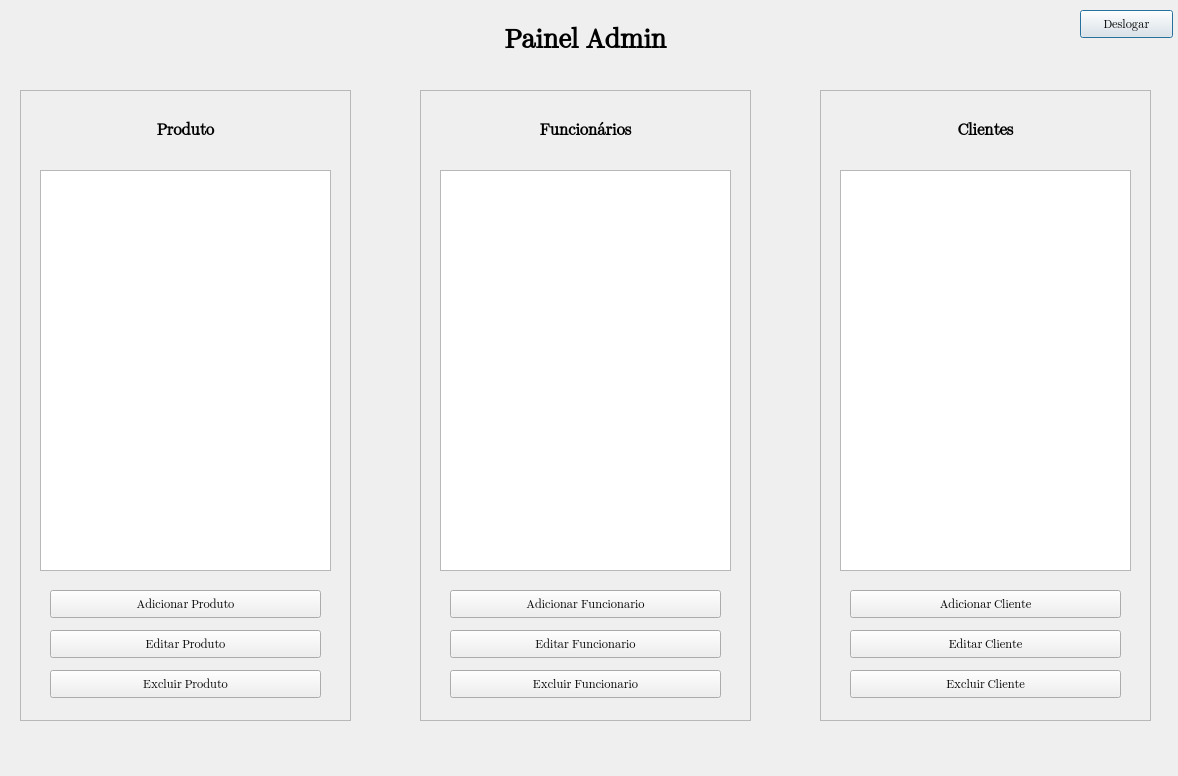
<?xml version="1.0" encoding="UTF-8"?>
<ui version="4.0">
 <class>Dialog</class>
 <widget class="QDialog" name="Dialog">
  <property name="geometry">
   <rect>
    <x>0</x>
    <y>0</y>
    <width>1178</width>
    <height>776</height>
   </rect>
  </property>
  <property name="font">
   <font>
    <family>Twitter Color Emoji</family>
    <bold>false</bold>
   </font>
  </property>
  <property name="windowTitle">
   <string>Dialog</string>
  </property>
  <widget class="QTableView" name="tableView_funcionarios">
   <property name="geometry">
    <rect>
     <x>440</x>
     <y>170</y>
     <width>291</width>
     <height>401</height>
    </rect>
   </property>
  </widget>
  <widget class="QLabel" name="label_titulo">
   <property name="geometry">
    <rect>
     <x>-10</x>
     <y>20</y>
     <width>1191</width>
     <height>41</height>
    </rect>
   </property>
   <property name="font">
    <font>
     <family>Twitter Color Emoji</family>
     <pointsize>20</pointsize>
     <bold>true</bold>
    </font>
   </property>
   <property name="text">
    <string>Painel Admin</string>
   </property>
   <property name="alignment">
    <set>Qt::AlignmentFlag::AlignCenter</set>
   </property>
   <property name="wordWrap">
    <bool>true</bool>
   </property>
  </widget>
  <widget class="QPushButton" name="botao_deslogar">
   <property name="geometry">
    <rect>
     <x>1080</x>
     <y>10</y>
     <width>93</width>
     <height>28</height>
    </rect>
   </property>
   <property name="text">
    <string>Deslogar</string>
   </property>
  </widget>
  <widget class="QFrame" name="frame_funcionarios">
   <property name="geometry">
    <rect>
     <x>420</x>
     <y>90</y>
     <width>331</width>
     <height>631</height>
    </rect>
   </property>
   <property name="mouseTracking">
    <bool>false</bool>
   </property>
   <property name="frameShape">
    <enum>QFrame::Shape::StyledPanel</enum>
   </property>
   <property name="frameShadow">
    <enum>QFrame::Shadow::Raised</enum>
   </property>
   <widget class="QLabel" name="label_funcionarios">
    <property name="geometry">
     <rect>
      <x>0</x>
      <y>30</y>
      <width>331</width>
      <height>20</height>
     </rect>
    </property>
    <property name="font">
     <font>
      <family>Twitter Color Emoji</family>
      <pointsize>12</pointsize>
      <italic>false</italic>
      <bold>true</bold>
     </font>
    </property>
    <property name="text">
     <string>Funcionários</string>
    </property>
    <property name="alignment">
     <set>Qt::AlignmentFlag::AlignCenter</set>
    </property>
   </widget>
   <widget class="QPushButton" name="botao_adicionarUsuario">
    <property name="geometry">
     <rect>
      <x>30</x>
      <y>500</y>
      <width>271</width>
      <height>28</height>
     </rect>
    </property>
    <property name="text">
     <string>Adicionar Funcionario</string>
    </property>
   </widget>
   <widget class="QPushButton" name="botao_editarUsuario">
    <property name="geometry">
     <rect>
      <x>30</x>
      <y>540</y>
      <width>271</width>
      <height>28</height>
     </rect>
    </property>
    <property name="text">
     <string>Editar Funcionario</string>
    </property>
   </widget>
   <widget class="QPushButton" name="botao_excluirUsuario">
    <property name="geometry">
     <rect>
      <x>30</x>
      <y>580</y>
      <width>271</width>
      <height>28</height>
     </rect>
    </property>
    <property name="text">
     <string>Excluir Funcionario</string>
    </property>
   </widget>
  </widget>
  <widget class="QTableView" name="tableView_funcionarios_2">
   <property name="geometry">
    <rect>
     <x>840</x>
     <y>170</y>
     <width>291</width>
     <height>401</height>
    </rect>
   </property>
  </widget>
  <widget class="QFrame" name="frame_funcionarios_2">
   <property name="geometry">
    <rect>
     <x>820</x>
     <y>90</y>
     <width>331</width>
     <height>631</height>
    </rect>
   </property>
   <property name="mouseTracking">
    <bool>false</bool>
   </property>
   <property name="frameShape">
    <enum>QFrame::Shape::StyledPanel</enum>
   </property>
   <property name="frameShadow">
    <enum>QFrame::Shadow::Raised</enum>
   </property>
   <widget class="QLabel" name="label_funcionarios_2">
    <property name="geometry">
     <rect>
      <x>0</x>
      <y>30</y>
      <width>331</width>
      <height>20</height>
     </rect>
    </property>
    <property name="font">
     <font>
      <family>Twitter Color Emoji</family>
      <pointsize>12</pointsize>
      <italic>false</italic>
      <bold>true</bold>
     </font>
    </property>
    <property name="text">
     <string>Clientes</string>
    </property>
    <property name="alignment">
     <set>Qt::AlignmentFlag::AlignCenter</set>
    </property>
   </widget>
   <widget class="QPushButton" name="botao_adicionarUsuario_2">
    <property name="geometry">
     <rect>
      <x>30</x>
      <y>500</y>
      <width>271</width>
      <height>28</height>
     </rect>
    </property>
    <property name="text">
     <string>Adicionar Cliente</string>
    </property>
   </widget>
   <widget class="QPushButton" name="botao_editarUsuario_2">
    <property name="geometry">
     <rect>
      <x>30</x>
      <y>540</y>
      <width>271</width>
      <height>28</height>
     </rect>
    </property>
    <property name="text">
     <string>Editar Cliente</string>
    </property>
   </widget>
   <widget class="QPushButton" name="botao_excluirUsuario_2">
    <property name="geometry">
     <rect>
      <x>30</x>
      <y>580</y>
      <width>271</width>
      <height>28</height>
     </rect>
    </property>
    <property name="text">
     <string>Excluir Cliente</string>
    </property>
   </widget>
  </widget>
  <widget class="QTableView" name="tableView_funcionarios_3">
   <property name="geometry">
    <rect>
     <x>40</x>
     <y>170</y>
     <width>291</width>
     <height>401</height>
    </rect>
   </property>
  </widget>
  <widget class="QFrame" name="frame_funcionarios_3">
   <property name="geometry">
    <rect>
     <x>20</x>
     <y>90</y>
     <width>331</width>
     <height>631</height>
    </rect>
   </property>
   <property name="mouseTracking">
    <bool>false</bool>
   </property>
   <property name="frameShape">
    <enum>QFrame::Shape::StyledPanel</enum>
   </property>
   <property name="frameShadow">
    <enum>QFrame::Shadow::Raised</enum>
   </property>
   <widget class="QLabel" name="label_funcionarios_3">
    <property name="geometry">
     <rect>
      <x>0</x>
      <y>30</y>
      <width>331</width>
      <height>20</height>
     </rect>
    </property>
    <property name="font">
     <font>
      <family>Twitter Color Emoji</family>
      <pointsize>12</pointsize>
      <italic>false</italic>
      <bold>true</bold>
     </font>
    </property>
    <property name="text">
     <string>Produto</string>
    </property>
    <property name="alignment">
     <set>Qt::AlignmentFlag::AlignCenter</set>
    </property>
   </widget>
   <widget class="QPushButton" name="botao_adicionarUsuario_3">
    <property name="geometry">
     <rect>
      <x>30</x>
      <y>500</y>
      <width>271</width>
      <height>28</height>
     </rect>
    </property>
    <property name="text">
     <string>Adicionar Produto</string>
    </property>
   </widget>
   <widget class="QPushButton" name="botao_editarUsuario_3">
    <property name="geometry">
     <rect>
      <x>30</x>
      <y>540</y>
      <width>271</width>
      <height>28</height>
     </rect>
    </property>
    <property name="text">
     <string>Editar Produto</string>
    </property>
   </widget>
   <widget class="QPushButton" name="botao_excluirUsuario_3">
    <property name="geometry">
     <rect>
      <x>30</x>
      <y>580</y>
      <width>271</width>
      <height>28</height>
     </rect>
    </property>
    <property name="text">
     <string>Excluir Produto</string>
    </property>
   </widget>
  </widget>
  <zorder>frame_funcionarios</zorder>
  <zorder>tableView_funcionarios</zorder>
  <zorder>label_titulo</zorder>
  <zorder>botao_deslogar</zorder>
  <zorder>tableView_funcionarios_2</zorder>
  <zorder>frame_funcionarios_2</zorder>
  <zorder>tableView_funcionarios_3</zorder>
  <zorder>frame_funcionarios_3</zorder>
 </widget>
 <resources/>
 <connections/>
</ui>
